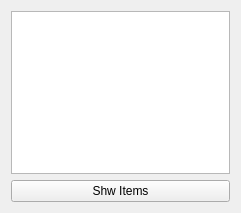
<?xml version="1.0" encoding="UTF-8"?>
<ui version="4.0">
 <class>Widget</class>
 <widget class="QWidget" name="Widget">
  <property name="geometry">
   <rect>
    <x>0</x>
    <y>0</y>
    <width>241</width>
    <height>213</height>
   </rect>
  </property>
  <property name="windowTitle">
   <string>Widget</string>
  </property>
  <layout class="QVBoxLayout" name="verticalLayout">
   <item>
    <widget class="QListView" name="listView"/>
   </item>
   <item>
    <widget class="QPushButton" name="show_items_button">
     <property name="text">
      <string>Shw Items</string>
     </property>
    </widget>
   </item>
  </layout>
 </widget>
 <resources/>
 <connections/>
</ui>
